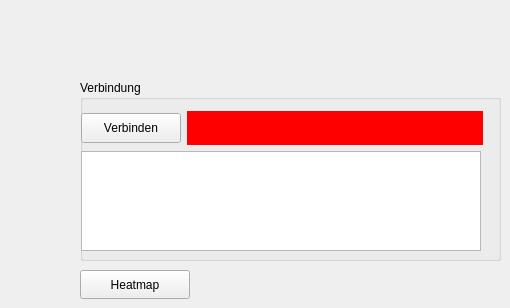
    <widget class="QWidget" name="tab">
     <attribute name="title">
      <string>Tab 1</string>
     </attribute>
     <widget class="QPushButton" name="heatPB">
      <property name="geometry">
       <rect>
        <x>80</x>
        <y>270</y>
        <width>110</width>
        <height>29</height>
       </rect>
      </property>
      <property name="text">
       <string>Heatmap</string>
      </property>
     </widget>
     <widget class="QGroupBox" name="groupBox">
      <property name="geometry">
       <rect>
        <x>80</x>
        <y>80</y>
        <width>421</width>
        <height>181</height>
       </rect>
      </property>
      <property name="title">
       <string>Verbindung</string>
      </property>
      <widget class="QWidget" name="layoutWidget">
       <property name="geometry">
        <rect>
         <x>1</x>
         <y>31</y>
         <width>402</width>
         <height>140</height>
        </rect>
       </property>
       <layout class="QVBoxLayout" name="verticalLayout">
        <item>
         <layout class="QHBoxLayout" name="horizontalLayout">
          <item>
           <widget class="QPushButton" name="connectPB">
            <property name="minimumSize">
             <size>
              <width>100</width>
              <height>30</height>
             </size>
            </property>
            <property name="maximumSize">
             <size>
              <width>100</width>
              <height>30</height>
             </size>
            </property>
            <property name="text">
             <string>Verbinden</string>
            </property>
           </widget>
          </item>
          <item>
           <widget class="QLabel" name="connectionLL">
            <property name="minimumSize">
             <size>
              <width>100</width>
              <height>25</height>
             </size>
            </property>
            <property name="palette">
             <palette>
              <active>
               <colorrole role="WindowText">
                <brush brushstyle="SolidPattern">
                 <color alpha="255">
                  <red>0</red>
                  <green>0</green>
                  <blue>0</blue>
                 </color>
                </brush>
               </colorrole>
               <colorrole role="Button">
                <brush brushstyle="SolidPattern">
                 <color alpha="255">
                  <red>255</red>
                  <green>0</green>
                  <blue>0</blue>
                 </color>
                </brush>
               </colorrole>
               <colorrole role="Light">
                <brush brushstyle="SolidPattern">
                 <color alpha="255">
                  <red>255</red>
                  <green>127</green>
                  <blue>127</blue>
                 </color>
                </brush>
               </colorrole>
               <colorrole role="Midlight">
                <brush brushstyle="SolidPattern">
                 <color alpha="255">
                  <red>255</red>
                  <green>63</green>
                  <blue>63</blue>
                 </color>
                </brush>
               </colorrole>
               <colorrole role="Dark">
                <brush brushstyle="SolidPattern">
                 <color alpha="255">
                  <red>127</red>
                  <green>0</green>
                  <blue>0</blue>
                 </color>
                </brush>
               </colorrole>
               <colorrole role="Mid">
                <brush brushstyle="SolidPattern">
                 <color alpha="255">
                  <red>170</red>
                  <green>0</green>
                  <blue>0</blue>
                 </color>
                </brush>
               </colorrole>
               <colorrole role="Text">
                <brush brushstyle="SolidPattern">
                 <color alpha="255">
                  <red>0</red>
                  <green>0</green>
                  <blue>0</blue>
                 </color>
                </brush>
               </colorrole>
               <colorrole role="BrightText">
                <brush brushstyle="SolidPattern">
                 <color alpha="255">
                  <red>255</red>
                  <green>255</green>
                  <blue>255</blue>
                 </color>
                </brush>
               </colorrole>
               <colorrole role="ButtonText">
                <brush brushstyle="SolidPattern">
                 <color alpha="255">
                  <red>0</red>
                  <green>0</green>
                  <blue>0</blue>
                 </color>
                </brush>
               </colorrole>
               <colorrole role="Base">
                <brush brushstyle="SolidPattern">
                 <color alpha="255">
                  <red>255</red>
                  <green>255</green>
                  <blue>255</blue>
                 </color>
                </brush>
               </colorrole>
               <colorrole role="Window">
                <brush brushstyle="SolidPattern">
                 <color alpha="255">
                  <red>255</red>
                  <green>0</green>
                  <blue>0</blue>
                 </color>
                </brush>
               </colorrole>
               <colorrole role="Shadow">
                <brush brushstyle="SolidPattern">
                 <color alpha="255">
                  <red>0</red>
                  <green>0</green>
                  <blue>0</blue>
                 </color>
                </brush>
               </colorrole>
               <colorrole role="AlternateBase">
                <brush brushstyle="SolidPattern">
                 <color alpha="255">
                  <red>255</red>
                  <green>127</green>
                  <blue>127</blue>
                 </color>
                </brush>
               </colorrole>
               <colorrole role="ToolTipBase">
                <brush brushstyle="SolidPattern">
                 <color alpha="255">
                  <red>255</red>
                  <green>255</green>
                  <blue>220</blue>
                 </color>
                </brush>
               </colorrole>
               <colorrole role="ToolTipText">
                <brush brushstyle="SolidPattern">
                 <color alpha="255">
                  <red>0</red>
                  <green>0</green>
                  <blue>0</blue>
                 </color>
                </brush>
               </colorrole>
              </active>
              <inactive>
               <colorrole role="WindowText">
                <brush brushstyle="SolidPattern">
                 <color alpha="255">
                  <red>0</red>
                  <green>0</green>
                  <blue>0</blue>
                 </color>
                </brush>
               </colorrole>
               <colorrole role="Button">
                <brush brushstyle="SolidPattern">
                 <color alpha="255">
                  <red>255</red>
                  <green>0</green>
                  <blue>0</blue>
                 </color>
                </brush>
               </colorrole>
               <colorrole role="Light">
                <brush brushstyle="SolidPattern">
                 <color alpha="255">
                  <red>255</red>
                  <green>127</green>
                  <blue>127</blue>
                 </color>
                </brush>
               </colorrole>
               <colorrole role="Midlight">
                <brush brushstyle="SolidPattern">
                 <color alpha="255">
                  <red>255</red>
                  <green>63</green>
                  <blue>63</blue>
                 </color>
                </brush>
               </colorrole>
               <colorrole role="Dark">
                <brush brushstyle="SolidPattern">
                 <color alpha="255">
                  <red>127</red>
                  <green>0</green>
                  <blue>0</blue>
                 </color>
                </brush>
               </colorrole>
               <colorrole role="Mid">
                <brush brushstyle="SolidPattern">
                 <color alpha="255">
                  <red>170</red>
                  <green>0</green>
                  <blue>0</blue>
                 </color>
                </brush>
               </colorrole>
               <colorrole role="Text">
                <brush brushstyle="SolidPattern">
                 <color alpha="255">
                  <red>0</red>
                  <green>0</green>
                  <blue>0</blue>
                 </color>
                </brush>
               </colorrole>
               <colorrole role="BrightText">
                <brush brushstyle="SolidPattern">
                 <color alpha="255">
                  <red>255</red>
                  <green>255</green>
                  <blue>255</blue>
                 </color>
                </brush>
               </colorrole>
               <colorrole role="ButtonText">
                <brush brushstyle="SolidPattern">
                 <color alpha="255">
                  <red>0</red>
                  <green>0</green>
                  <blue>0</blue>
                 </color>
                </brush>
               </colorrole>
               <colorrole role="Base">
                <brush brushstyle="SolidPattern">
                 <color alpha="255">
                  <red>255</red>
                  <green>255</green>
                  <blue>255</blue>
                 </color>
                </brush>
               </colorrole>
               <colorrole role="Window">
                <brush brushstyle="SolidPattern">
                 <color alpha="255">
                  <red>255</red>
                  <green>0</green>
                  <blue>0</blue>
                 </color>
                </brush>
               </colorrole>
               <colorrole role="Shadow">
                <brush brushstyle="SolidPattern">
                 <color alpha="255">
                  <red>0</red>
                  <green>0</green>
                  <blue>0</blue>
                 </color>
                </brush>
               </colorrole>
               <colorrole role="AlternateBase">
                <brush brushstyle="SolidPattern">
                 <color alpha="255">
                  <red>255</red>
                  <green>127</green>
                  <blue>127</blue>
                 </color>
                </brush>
               </colorrole>
               <colorrole role="ToolTipBase">
                <brush brushstyle="SolidPattern">
                 <color alpha="255">
                  <red>255</red>
                  <green>255</green>
                  <blue>220</blue>
                 </color>
                </brush>
               </colorrole>
               <colorrole role="ToolTipText">
                <brush brushstyle="SolidPattern">
                 <color alpha="255">
                  <red>0</red>
                  <green>0</green>
                  <blue>0</blue>
                 </color>
                </brush>
               </colorrole>
              </inactive>
              <disabled>
               <colorrole role="WindowText">
                <brush brushstyle="SolidPattern">
                 <color alpha="255">
                  <red>127</red>
                  <green>0</green>
                  <blue>0</blue>
                 </color>
                </brush>
               </colorrole>
               <colorrole role="Button">
                <brush brushstyle="SolidPattern">
                 <color alpha="255">
                  <red>255</red>
                  <green>0</green>
                  <blue>0</blue>
                 </color>
                </brush>
               </colorrole>
               <colorrole role="Light">
                <brush brushstyle="SolidPattern">
                 <color alpha="255">
                  <red>255</red>
                  <green>127</green>
                  <blue>127</blue>
                 </color>
                </brush>
               </colorrole>
               <colorrole role="Midlight">
                <brush brushstyle="SolidPattern">
                 <color alpha="255">
                  <red>255</red>
                  <green>63</green>
                  <blue>63</blue>
                 </color>
                </brush>
               </colorrole>
               <colorrole role="Dark">
                <brush brushstyle="SolidPattern">
                 <color alpha="255">
                  <red>127</red>
                  <green>0</green>
                  <blue>0</blue>
                 </color>
                </brush>
               </colorrole>
               <colorrole role="Mid">
                <brush brushstyle="SolidPattern">
                 <color alpha="255">
                  <red>170</red>
                  <green>0</green>
                  <blue>0</blue>
                 </color>
                </brush>
               </colorrole>
               <colorrole role="Text">
                <brush brushstyle="SolidPattern">
                 <color alpha="255">
                  <red>127</red>
                  <green>0</green>
                  <blue>0</blue>
                 </color>
                </brush>
               </colorrole>
               <colorrole role="BrightText">
                <brush brushstyle="SolidPattern">
                 <color alpha="255">
                  <red>255</red>
                  <green>255</green>
                  <blue>255</blue>
                 </color>
                </brush>
               </colorrole>
               <colorrole role="ButtonText">
                <brush brushstyle="SolidPattern">
                 <color alpha="255">
                  <red>127</red>
                  <green>0</green>
                  <blue>0</blue>
                 </color>
                </brush>
               </colorrole>
               <colorrole role="Base">
                <brush brushstyle="SolidPattern">
                 <color alpha="255">
                  <red>255</red>
                  <green>0</green>
                  <blue>0</blue>
                 </color>
                </brush>
               </colorrole>
               <colorrole role="Window">
                <brush brushstyle="SolidPattern">
                 <color alpha="255">
                  <red>255</red>
                  <green>0</green>
                  <blue>0</blue>
                 </color>
                </brush>
               </colorrole>
               <colorrole role="Shadow">
                <brush brushstyle="SolidPattern">
                 <color alpha="255">
                  <red>0</red>
                  <green>0</green>
                  <blue>0</blue>
                 </color>
                </brush>
               </colorrole>
               <colorrole role="AlternateBase">
                <brush brushstyle="SolidPattern">
                 <color alpha="255">
                  <red>255</red>
                  <green>0</green>
                  <blue>0</blue>
                 </color>
                </brush>
               </colorrole>
               <colorrole role="ToolTipBase">
                <brush brushstyle="SolidPattern">
                 <color alpha="255">
                  <red>255</red>
                  <green>255</green>
                  <blue>220</blue>
                 </color>
                </brush>
               </colorrole>
               <colorrole role="ToolTipText">
                <brush brushstyle="SolidPattern">
                 <color alpha="255">
                  <red>0</red>
                  <green>0</green>
                  <blue>0</blue>
                 </color>
                </brush>
               </colorrole>
              </disabled>
             </palette>
            </property>
            <property name="autoFillBackground">
             <bool>true</bool>
            </property>
            <property name="text">
             <string/>
            </property>
           </widget>
          </item>
         </layout>
        </item>
        <item>
         <widget class="QPlainTextEdit" name="connectionTE">
          <property name="minimumSize">
           <size>
            <width>400</width>
            <height>100</height>
           </size>
          </property>
          <property name="maximumSize">
           <size>
            <width>400</width>
            <height>100</height>
           </size>
          </property>
         </widget>
        </item>
       </layout>
      </widget>
     </widget>
    </widget>
